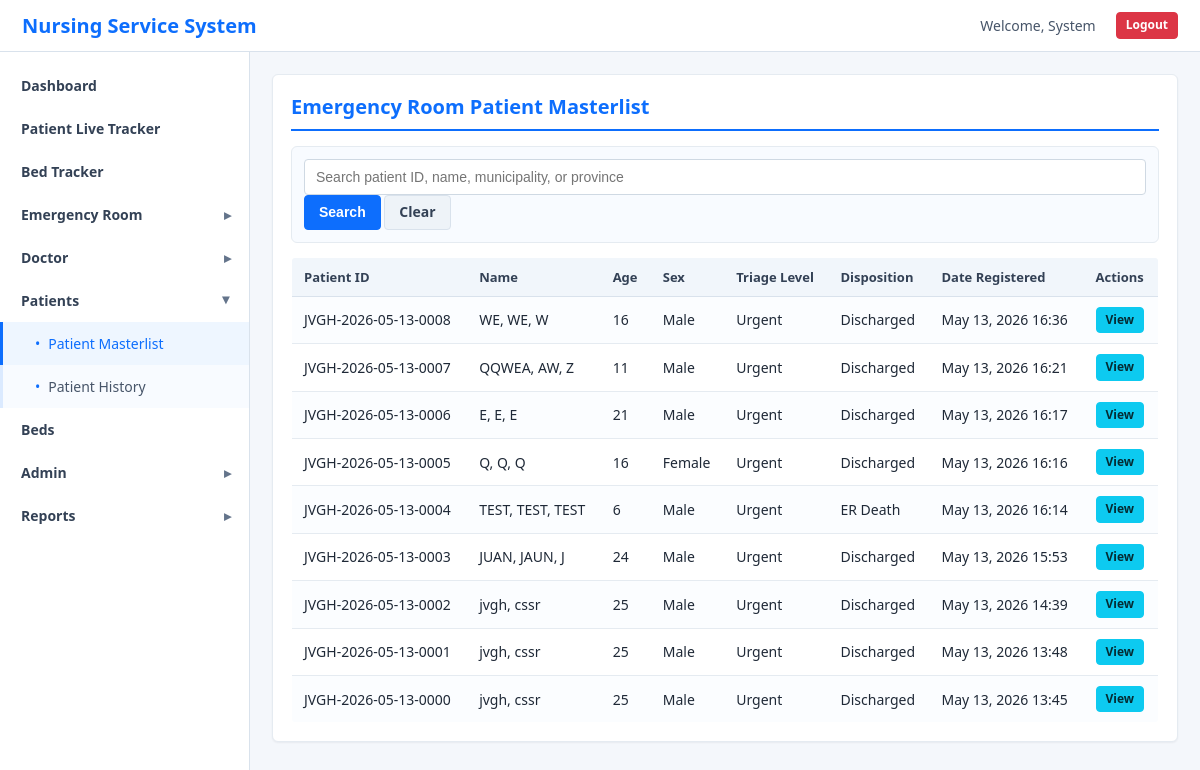
Page /pages/patient_log.php (signed in) on the committed database.
### tables this page shows
CREATE TABLE `triage` (
  `triage_id` int(11) NOT NULL AUTO_INCREMENT,
  `patient_id` int(11) NOT NULL,
  `triage_level` enum('red','yellow','green','black','emergency','urgent','non-urgent') NOT NULL,
  `chief_complaint` text NOT NULL,
  `assessment` text DEFAULT NULL,
  `vital_signs` longtext DEFAULT NULL CHECK (json_valid(`vital_signs`)),
  `assigned_by` int(11) NOT NULL,
  `triage_time` datetime DEFAULT current_timestamp(),
  `updated_at` timestamp NOT NULL DEFAULT current_timestamp() ON UPDATE current_timestamp(),
  PRIMARY KEY (`triage_id`),
  UNIQUE KEY `patient_id` (`patient_id`),
  KEY `assigned_by` (`assigned_by`),
  KEY `idx_triage_level` (`triage_level`),
  CONSTRAINT `triage_ibfk_1` FOREIGN KEY (`patient_id`) REFERENCES `patients` (`patient_id`) ON DELETE CASCADE,
  CONSTRAINT `triage_ibfk_2` FOREIGN KEY (`assigned_by`) REFERENCES `users` (`user_id`)
);

CREATE TABLE `patients` (
  `patient_id` int(11) NOT NULL AUTO_INCREMENT,
  `permanent_patient_id` varchar(30) DEFAULT NULL,
  `patient_code` varchar(30) NOT NULL,
  `queue_date` date DEFAULT NULL,
  `queue_number` int(11) DEFAULT NULL,
  `first_name` varchar(50) NOT NULL,
  `last_name` varchar(50) NOT NULL,
  `middle_name` varchar(50) DEFAULT NULL,
  `date_of_birth` date NOT NULL,
  `age` int(11) DEFAULT NULL,
  `gender` enum('Male','Female','Other') NOT NULL,
  `religion` varchar(50) DEFAULT NULL,
  `phone` varchar(20) DEFAULT NULL,
  `house_no_street` varchar(100) DEFAULT NULL,
  `barangay_name` varchar(100) DEFAULT NULL,
  `municipality_name` varchar(100) DEFAULT NULL,
  `province_name` varchar(100) DEFAULT NULL,
  `barangay_id` varchar(20) DEFAULT NULL,
  `municipality_id` varchar(20) DEFAULT NULL,
  `province_id` varchar(20) DEFAULT NULL,
  `medical_history` text DEFAULT NULL,
  `final_diagnosis` varchar(150) DEFAULT NULL,
  `specific_diagnosis` text DEFAULT NULL,
  `current_bed` int(11) DEFAULT NULL,
  `ward_department` varchar(30) NOT NULL DEFAULT 'MEDICAL',
  `current_doctor` int(11) DEFAULT NULL,
  `assigned_nurse` int(11) DEFAULT NULL,
  `admission_date` datetime NOT NULL,
  `triage_date` date DEFAULT NULL,
  `triage_time` time DEFAULT NULL,
  `arrival_time` datetime NOT NULL,
  `status` enum('triage','waiting_for_consultation','consultation','treatment','waiting_results','ready_for_disposition','for_admission','discharge','admit_inpatient','referred','ama','thoc','absconded','dama','doa','er_death','expired','arrival','waiting_area','initial_assessment','diagnostics','treatment_management','reassessment','disposition_decision','refer_other_facility','registration','for_laboratory','for_consult','under_treatment','for_discharge','discharged','admission','trans_in','trans_out','hama','death') NOT NULL DEFAULT 'triage',
  `created_at` timestamp NOT NULL DEFAULT current_timestamp(),
  `updated_at` timestamp NOT NULL DEFAULT current_timestamp() ON UPDATE current_timestamp(),
  PRIMARY KEY (`patient_id`),
  UNIQUE KEY `patient_code` (`patient_code`),
  KEY `current_bed` (`current_bed`),
  KEY `current_doctor` (`current_doctor`),
  KEY `assigned_nurse` (`assigned_nurse`),
  KEY `idx_patient_location` (`province_id`,`municipality_id`,`barangay_id`),
  KEY `idx_patient_status` (`status`),
  KEY `idx_patient_admission` (`admission_date`),
  KEY `idx_patient_code` (`patient_code`),
  KEY `idx_permanent_patient_id` (`permanent_patient_id`),
  CONSTRAINT `patients_ibfk_1` FOREIGN KEY (`current_bed`) REFERENCES `beds` (`bed_id`) ON DELETE SET NULL,
  CONSTRAINT `patients_ibfk_2` FOREIGN KEY (`current_doctor`) REFERENCES `users` (`user_id`) ON DELETE SET NULL,
  CONSTRAINT `patients_ibfk_3` FOREIGN KEY (`assigned_nurse`) REFERENCES `users` (`user_id`) ON DELETE SET NULL
);

### includes/patient_helpers.php (called while the page is built, shortened)
<?php
function patientStatusWorkflow() {
    return [
        DEFAULT_PATIENT_STATUS => 'Triage',
        'waiting_for_consultation' => 'Waiting for Consultation',
        'consultation' => 'Consultation',
        'treatment' => 'Under Treatment',
        'waiting_results' => 'Waiting Results',
        'ready_for_disposition' => 'Ready for Disposition',
        'for_admission' => 'For Admission',
        'discharge' => 'Discharged',
        'admit_inpatient' => 'Admission',
        'referred' => 'Referred',
        'ama' => 'AMA',
        'thoc' => 'THOC',
        'absconded' => 'Absconded',
        'dama' => 'DAMA',
        'doa' => 'DOA',
        'er_death' => 'ER Death',
        'expired' => 'Expired'
    ];
}
function inactivePatientStatuses() {
    return [
        'discharge',
        'referred',
        'ama',
        'thoc',
        'absconded',
        'dama',
        'doa',
        'er_death',
        'expired'
    ];
}
function triageLevelOptions() {
    return [
        'red' => 'Immediate',
        'yellow' => 'Urgent',
        'green' => 'Non-urgent',
        'black' => 'DOA / Expired'
    ];
}
function patientFullName($patient) {
    $parts = [
        $patient['last_name'] ?? '',
        $patient['first_name'] ?? '',
        $patient['middle_name'] ?? ''
    ];
    return trim(implode(', ', array_filter($parts)));
}
function patientStatusOptions() {
    return patientStatusWorkflow();
}
function statusLabel($status) {
    $options = patientStatusOptions();
    return $options[$status] ?? ucwords(str_replace('_', ' ', $status));
}
function triageLevelLabel($level) {
    $options = triageLevelOptions();
    return $options[$level] ?? ucwords(str_replace('-', ' ', $level));
}

### pages/patient_log.php (the view, shortened to what this page needs)
<?php
require_once '../config/db.php';
require_once '../includes/patient_helpers.php';
$search = trim($_GET['search'] ?? '');
$dispositionStatuses = inactivePatientStatuses();
$sql = "
    SELECT p.*, t.triage_level, b.bed_number, COALESCE(p.admission_date, p.created_at, p.arrival_time) as log_date
    FROM patients p
    LEFT JOIN triage t ON p.patient_id = t.patient_id
    LEFT JOIN beds b ON p.current_bed = b.bed_id
    WHERE 1 = 1
";
if ($search !== '') {
    $term = '%' . $search . '%';
    $sql .= " AND (
        p.patient_code LIKE ?
        OR p.first_name LIKE ?
        OR p.last_name LIKE ?
        OR p.middle_name LIKE ?
        OR p.municipality_name LIKE ?
        OR p.province_name LIKE ?
    )";
    $stmt = $conn->prepare($sql . " ORDER BY log_date DESC, p.patient_id DESC");
    $stmt->bind_param("ssssss", $term, $term, $term, $term, $term, $term);
    $stmt->execute();
    $patients = $stmt->get_result()->fetch_all(MYSQLI_ASSOC);
} else {
    $patients = $conn->query($sql . " ORDER BY log_date DESC, p.patient_id DESC")->fetch_all(MYSQLI_ASSOC);
}
?>
<!DOCTYPE html>
<html lang="en">
<head>
    <link rel="stylesheet" href="../public/css/style.css">
    <link rel="stylesheet" href="../public/css/dashboard.css">
</head>
<body>
    <nav class="navbar">
        <div class="navbar-brand"><h1>Nursing Service System</h1></div>
        <div class="navbar-menu">
            <span class="user-info">Welcome, <?php echo htmlspecialchars($_SESSION['first_name']); ?></span>
            <a href="../api/logout.php" class="btn btn-sm btn-danger">Logout</a>
        </div>
    </nav>
    <div class="dashboard-container">
        <?php include '../includes/sidebar.php'; ?>
        <main class="main-content">
            <section class="patients-section">
                <h2>Emergency Room Patient Masterlist</h2>
                <form method="GET" class="log-search-form">
                    <input type="text" name="search" placeholder="Search patient ID, name, municipality, or province" value="<?php echo htmlspecialchars($search); ?>">
                    <button type="submit" class="btn btn-primary">Search</button>
                    <a href="patient_log.php" class="btn btn-secondary">Clear</a>
                </form>
                <div class="table-responsive">
                    <table class="table table-striped">
                        <thead>
                            <tr>
                                <th>Patient ID</th>
                                <th>Name</th>
                                <th>Age</th>
                                <th>Sex</th>
                                <th>Triage Level</th>
                                <th>Disposition</th>
                                <th>Date Registered</th>
                                <th>Actions</th>
                            </tr>
                        </thead>
                        <tbody>
                            <?php if (empty($patients)): ?>
                                <tr><td colspan="8" class="text-center">No patient log records found</td></tr>
                            <?php else: ?>
                                <?php foreach ($patients as $patient): ?>
                                    <tr>
                                        <td><?php echo htmlspecialchars($patient['patient_code']); ?></td>
                                        <td><?php echo htmlspecialchars(patientFullName($patient)); ?></td>
                                        <td><?php echo htmlspecialchars($patient['age']); ?></td>
                                        <td><?php echo htmlspecialchars($patient['gender']); ?></td>
                                        <td><?php echo htmlspecialchars(triageLevelLabel($patient['triage_level'] ?? '')); ?></td>
                                        <td>
                                            <?php echo in_array($patient['status'], $dispositionStatuses, true) ? htmlspecialchars(statusLabel($patient['status'])) : 'Pending'; ?>
                                        </td>
                                        <td><?php echo htmlspecialchars(date('M d, Y H:i', strtotime($patient['log_date']))); ?></td>
                                        <td><a href="patient_detail.php?id=<?php echo $patient['patient_id']; ?>" class="btn btn-sm btn-info">View</a></td>
                                    </tr>
                                <?php endforeach; ?>
                            <?php endif; ?>
                        </tbody>
                    </table>
                </div>
            </section>
        </main>
    </div>
</body>
</html>

### public/css/style.css (style rules this page uses)
* { margin: 0; padding: 0; box-sizing: border-box; }
:root { --primary-color: #2196F3; --secondary-color: #4CAF50; --danger-color: #f44336; --warning-color: #ff9800; --dark-color: #333; --light-color: #f5f5f5; --border-color: #ddd; --shadow: 0 2px 4px rgba(0,0,0,0.1); }
html, body { font-family: 'Segoe UI', Tahoma, Geneva, Verdana, sans-serif; background-color: var(--light-color); color: var(--dark-color); }
h1, h2, h3, h4, h5, h6 { margin-bottom: 15px; color: var(--dark-color); }
h1 { font-size: 2rem; }
h2 { font-size: 1.5rem; }
.btn { padding: 10px 20px; border: none; border-radius: 4px; cursor: pointer; font-size: 14px; transition: all 0.3s ease; text-decoration: none; display: inline-block; text-align: center; }
.btn-primary { background-color: var(--primary-color); color: white; }
.btn-danger { background-color: var(--danger-color); color: white; }
.btn-info { background-color: #00BCD4; color: white; }
.btn-sm { padding: 6px 12px; font-size: 12px; }
input[type="text"], input[type="email"], input[type="password"], input[type="date"], input[type="time"], input[type="number"], select, textarea { width: 100%; padding: 12px; border: 1px solid var(--border-color); border-radius: 4px; font-size: 14px; transition: border-color 0.3s ease; }
.table { width: 100%; border-collapse: collapse; background-color: white; box-shadow: var(--shadow); border-radius: 4px; overflow: hidden; }
.table-responsive { overflow-x: auto; }
.table thead { background-color: #f5f5f5; }
.table th { padding: 12px; text-align: left; font-weight: 600; border-bottom: 2px solid var(--border-color); }
.table td { padding: 12px; border-bottom: 1px solid var(--border-color); }
.table-striped tbody tr:nth-child(odd) { background-color: #fafafa; }
:root { --primary-color: #0d6efd; --secondary-color: #198754; --danger-color: #dc3545; --warning-color: #ffc107; --dark-color: #1f2937; --light-color: #f4f7fb; --border-color: #d9e2ec; --shadow: 0 1px 2px rgba(31, 41, 55, 0.08); }
html, body { background: #f4f7fb; color: #1f2937; font-size: 14px; }
h1, h2, h3 { color: #1d2b3a; font-weight: 700; }
h2 { font-size: 20px; }
.btn { border-radius: 4px; padding: 8px 14px; font-weight: 600; line-height: 1.2; box-shadow: none; transition: background-color 0.18s ease, border-color 0.18s ease, color 0.18s ease; }
.btn-primary { background: #0d6efd; border: 1px solid #0d6efd; }
.btn-secondary { background: #eef3f8; border: 1px solid #d9e2ec; color: #334155; }
.btn-danger { background: #dc3545; border: 1px solid #dc3545; }
.btn-info { background: #0dcaf0; border: 1px solid #0dcaf0; color: #052c33; }
.btn-sm { padding: 5px 9px; font-size: 12px; }
input[type="text"], input[type="email"], input[type="password"], input[type="date"], input[type="time"], input[type="number"], select, textarea { border-color: #cfd9e3; border-radius: 4px; padding: 9px 11px; background: #fff; }
.table { box-shadow: none; border: 1px solid #e5ebf1; border-radius: 4px; }
.table thead { background: #f1f6fb; }
.table th { color: #334155; font-size: 13px; border-bottom: 1px solid #d9e2ec; }
.table td { color: #1f2937; border-bottom: 1px solid #e5ebf1; }
.table th, .table td { padding: 10px 12px; }
.table-striped tbody tr:nth-child(odd) { background: #fbfdff; }

### rows in the picture
triage: patient.patient_code "JVGH-2026-05-13-0008", patient "WE, WE, W", patient.age "16", patient.gender "Male", triage_level "Urgent", patient.status "Discharged", log_date "May 13, 2026 16:36"
triage: patient.patient_code "JVGH-2026-05-13-0007", patient "QQWEA, AW, Z", patient.age "11", patient.gender "Male", triage_level "Urgent", patient.status "Discharged", log_date "May 13, 2026 16:21"
triage: patient.patient_code "JVGH-2026-05-13-0006", patient "E, E, E", patient.age "21", patient.gender "Male", triage_level "Urgent", patient.status "Discharged", log_date "May 13, 2026 16:17"
triage: patient.patient_code "JVGH-2026-05-13-0005", patient "Q, Q, Q", patient.age "16", patient.gender "Female", triage_level "Urgent", patient.status "Discharged", log_date "May 13, 2026 16:16"
triage: patient.patient_code "JVGH-2026-05-13-0004", patient "TEST, TEST, TEST", patient.age "6", patient.gender "Male", triage_level "Urgent", patient.status "ER Death", log_date "May 13, 2026 16:14"
triage: patient.patient_code "JVGH-2026-05-13-0003", patient "JUAN, JAUN, J", patient.age "24", patient.gender "Male", triage_level "Urgent", patient.status "Discharged", log_date "May 13, 2026 15:53"
triage: patient.patient_code "JVGH-2026-05-13-0002", patient "jvgh, cssr", patient.age "25", patient.gender "Male", triage_level "Urgent", patient.status "Discharged", log_date "May 13, 2026 14:39"
triage: patient.patient_code "JVGH-2026-05-13-0001", patient "jvgh, cssr", patient.age "25", patient.gender "Male", triage_level "Urgent", patient.status "Discharged", log_date "May 13, 2026 13:48"
triage: patient.patient_code "JVGH-2026-05-13-0000", patient "jvgh, cssr", patient.age "25", patient.gender "Male", triage_level "Urgent", patient.status "Discharged", log_date "May 13, 2026 13:45"

### other values in the picture
$_SESSION['first_name'] "System"
